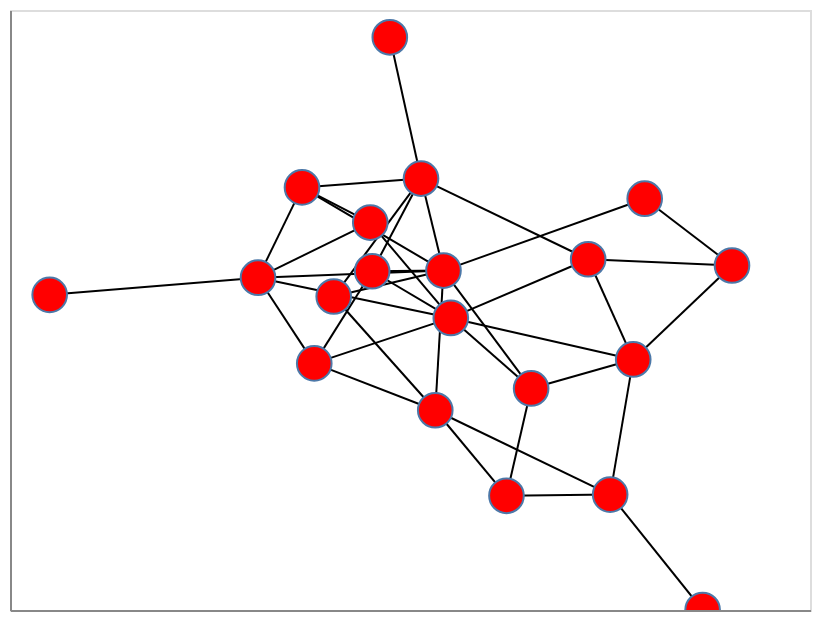

The cell this chart's notebook holds for it:
### Code cell
import networkx as nx
import nx_altair as nxa

# Generate a random graph
G = nx.fast_gnp_random_graph(n=20, p=0.25)

# Compute positions for viz.
pos = nx.spring_layout(G)

# Draw the graph using Altair
viz = nxa.draw_networkx(G, pos=pos)

# Show it as an interactive plot!
viz.interactive()

### Figure 1 — Vega-Lite specification as saved in the notebook (floating-point values rounded to 4 significant figures)
{"config": {"view": {"continuousWidth": 400, "continuousHeight": 300}}, "layer": [{"data": {"name": "data-5875e41e975f0da4236884f454850b87"}, "mark": {"type": "line", "color": "black", "opacity": 1, "strokeWidth": 1}, "encoding": {"detail": {"type": "quantitative", "field": "edge"}, "x": {"type": "quantitative", "axis": {"grid": false, "labels": false, "ticks": false, "title": ""}, "field": "x"}, "y": {"type": "quantitative", "axis": {"grid": false, "labels": false, "ticks": false, "title": ""}, "field": "y"}}, "selection": {"selector001": {"type": "interval", "bind": "scales", "encodings": ["x", "y"]}}}, {"data": {"name": "data-4b3022452450344104e7da775b39fa07"}, "mark": {"type": "point", "fill": "red", "opacity": 1, "size": 300, "strokeWidth": 1.0}, "encoding": {"x": {"type": "quantitative", "axis": {"grid": false, "labels": false, "ticks": false}, "field": "x"}, "y": {"type": "quantitative", "axis": {"grid": false, "labels": false, "ticks": false}, "field": "y"}}}], "$schema": "https://vega.github.io/schema/vega-lite/v4.8.1.json", "datasets": {"data-5875e41e975f0da4236884f454850b87": [{"source": 0, "edge": 0, "pair": [0, 2], "target": 2, "y": 0.1692, "x": 0.3009}, {"source": 0, "edge": 0, "pair": [0, 2], "target": 2, "y": -0.02642, "x": -0.008209}, {"source": 0, "edge": 1, "pair": [0, 3], "target": 3, "y": 0.1692, "x": 0.3009}, {"source": 0, "edge": 1, "pair": [0, 3], "target": 3, "y": 0.4381, "x": -0.07523}, {"source": 0, "edge": 2, "pair": [0, 11], "target": 11, "y": 0.1692, "x": 0.3009}, {"source": 0, "edge": 2, "pair": [0, 11], "target": 11, "y": 0.1484, "x": 0.6245}, {"source": 0, "edge": 3, "pair": [0, 13], "target": 13, "y": 0.1692, "x": 0.3009}, {"source": 0, "edge": 3, "pair": [0, 13], "target": 13, "y": -0.1648, "x": 0.4022}, {"source": 1, "edge": 4, "pair": [1, 6], "target": 6, "y": 0.371, "x": 0.428}, {"source": 1, "edge": 4, "pair": [1, 6], "target": 6, "y": 0.1314, "x": -0.02468}, {"source": 1, "edge": 5, "pair": [1, 11], "target": 11, "y": 0.371, "x": 0.428}, {"source": 1, "edge": 5, "pair": [1, 11], "target": 11, "y": 0.1484, "x": 0.6245}, {"source": 2, "edge": 6, "pair": [2, 4], "target": 4, "y": -0.02642, "x": -0.008209}, {"source": 2, "edge": 6, "pair": [2, 4], "target": 4, "y": 0.1077, "x": -0.4419}, {"source": 2, "edge": 7, "pair": [2, 5], "target": 5, "y": -0.02642, "x": -0.008209}, {"source": 2, "edge": 7, "pair": [2, 5], "target": 5, "y": 0.2915, "x": -0.1894}, {"source": 2, "edge": 8, "pair": [2, 8], "target": 8, "y": -0.02642, "x": -0.008209}, {"source": 2, "edge": 8, "pair": [2, 8], "target": 8, "y": 0.1292, "x": -0.1851}, {"source": 2, "edge": 9, "pair": [2, 9], "target": 9, "y": -0.02642, "x": -0.008209}, {"source": 2, "edge": 9, "pair": [2, 9], "target": 9, "y": -0.1779, "x": -0.3154}, {"source": 2, "edge": 10, "pair": [2, 13], "target": 13, "y": -0.02642, "x": -0.008209}, {"source": 2, "edge": 10, "pair": [2, 13], "target": 13, "y": -0.1648, "x": 0.4022}, {"source": 2, "edge": 11, "pair": [2, 19], "target": 19, "y": -0.02642, "x": -0.008209}, {"source": 2, "edge": 11, "pair": [2, 19], "target": 19, "y": -0.2615, "x": 0.1726}, {"source": 3, "edge": 12, "pair": [3, 6], "target": 6, "y": 0.4381, "x": -0.07523}, {"source": 3, "edge": 12, "pair": [3, 6], "target": 6, "y": 0.1314, "x": -0.02468}, {"source": 3, "edge": 13, "pair": [3, 7], "target": 7, "y": 0.4381, "x": -0.07523}, {"source": 3, "edge": 13, "pair": [3, 7], "target": 7, "y": 0.0449, "x": -0.2716}, {"source": 3, "edge": 14, "pair": [3, 8], "target": 8, "y": 0.4381, "x": -0.07523}, {"source": 3, "edge": 14, "pair": [3, 8], "target": 8, "y": 0.1292, "x": -0.1851}, {"source": 3, "edge": 15, "pair": [3, 17], "target": 17, "y": 0.4381, "x": -0.07523}, {"source": 3, "edge": 15, "pair": [3, 17], "target": 17, "y": 0.4086, "x": -0.343}, {"source": 3, "edge": 16, "pair": [3, 18], "target": 18, "y": 0.4381, "x": -0.07523}, {"source": 3, "edge": 16, "pair": [3, 18], "target": 18, "y": 0.909, "x": -0.1455}, {"source": 4, "edge": 17, "pair": [4, 5], "target": 5, "y": 0.1077, "x": -0.4419}, {"source": 4, "edge": 17, "pair": [4, 5], "target": 5, "y": 0.2915, "x": -0.1894}, {"source": 4, "edge": 18, "pair": [4, 6], "target": 6, "y": 0.1077, "x": -0.4419}, {"source": 4, "edge": 18, "pair": [4, 6], "target": 6, "y": 0.1314, "x": -0.02468}, {"source": 4, "edge": 19, "pair": [4, 9], "target": 9, "y": 0.1077, "x": -0.4419}, {"source": 4, "edge": 19, "pair": [4, 9], "target": 9, "y": -0.1779, "x": -0.3154}, {"source": 4, "edge": 20, "pair": [4, 15], "target": 15, "y": 0.1077, "x": -0.4419}, {"source": 4, "edge": 20, "pair": [4, 15], "target": 15, "y": 0.05048, "x": -0.9107}, {"source": 4, "edge": 21, "pair": [4, 17], "target": 17, "y": 0.1077, "x": -0.4419}, {"source": 4, "edge": 21, "pair": [4, 17], "target": 17, "y": 0.4086, "x": -0.343}, {"source": 5, "edge": 22, "pair": [5, 17], "target": 17, "y": 0.2915, "x": -0.1894}, {"source": 5, "edge": 22, "pair": [5, 17], "target": 17, "y": 0.4086, "x": -0.343}, {"source": 6, "edge": 23, "pair": [6, 7], "target": 7, "y": 0.1314, "x": -0.02468}, {"source": 6, "edge": 23, "pair": [6, 7], "target": 7, "y": 0.0449, "x": -0.2716}, {"source": 6, "edge": 24, "pair": [6, 8], "target": 8, "y": 0.1314, "x": -0.02468}, {"source": 6, "edge": 24, "pair": [6, 8], "target": 8, "y": 0.1292, "x": -0.1851}, {"source": 6, "edge": 25, "pair": [6, 14], "target": 14, "y": 0.1314, "x": -0.02468}, {"source": 6, "edge": 25, "pair": [6, 14], "target": 14, "y": -0.3341, "x": -0.04317}, {"source": 6, "edge": 26, "pair": [6, 17], "target": 17, "y": 0.1314, "x": -0.02468}, {"source": 6, "edge": 26, "pair": [6, 17], "target": 17, "y": 0.4086, "x": -0.343}, {"source": 6, "edge": 27, "pair": [6, 19], "target": 19, "y": 0.1314, "x": -0.02468}, {"source": 6, "edge": 27, "pair": [6, 19], "target": 19, "y": -0.2615, "x": 0.1726}, {"source": 7, "edge": 28, "pair": [7, 14], "target": 14, "y": 0.0449, "x": -0.2716}, {"source": 7, "edge": 28, "pair": [7, 14], "target": 14, "y": -0.3341, "x": -0.04317}, {"source": 8, "edge": 29, "pair": [8, 9], "target": 9, "y": 0.1292, "x": -0.1851}, {"source": 8, "edge": 29, "pair": [8, 9], "target": 9, "y": -0.1779, "x": -0.3154}, {"source": 9, "edge": 30, "pair": [9, 14], "target": 14, "y": -0.1779, "x": -0.3154}, {"source": 9, "edge": 30, "pair": [9, 14], "target": 14, "y": -0.3341, "x": -0.04317}, {"source": 10, "edge": 31, "pair": [10, 16], "target": 16, "y": -1.0, "x": 0.5584}, {"source": 10, "edge": 31, "pair": [10, 16], "target": 16, "y": -0.6154, "x": 0.3504}, {"source": 11, "edge": 32, "pair": [11, 13], "target": 13, "y": 0.1484, "x": 0.6245}, {"source": 11, "edge": 32, "pair": [11, 13], "target": 13, "y": -0.1648, "x": 0.4022}, {"source": 12, "edge": 33, "pair": [12, 14], "target": 14, "y": -0.6194, "x": 0.117}, {"source": 12, "edge": 33, "pair": [12, 14], "target": 14, "y": -0.3341, "x": -0.04317}, {"source": 12, "edge": 34, "pair": [12, 16], "target": 16, "y": -0.6194, "x": 0.117}, {"source": 12, "edge": 34, "pair": [12, 16], "target": 16, "y": -0.6154, "x": 0.3504}, {"source": 12, "edge": 35, "pair": [12, 19], "target": 19, "y": -0.6194, "x": 0.117}, {"source": 12, "edge": 35, "pair": [12, 19], "target": 19, "y": -0.2615, "x": 0.1726}, {"source": 13, "edge": 36, "pair": [13, 16], "target": 16, "y": -0.1648, "x": 0.4022}, {"source": 13, "edge": 36, "pair": [13, 16], "target": 16, "y": -0.6154, "x": 0.3504}, {"source": 13, "edge": 37, "pair": [13, 19], "target": 19, "y": -0.1648, "x": 0.4022}, {"source": 13, "edge": 37, "pair": [13, 19], "target": 19, "y": -0.2615, "x": 0.1726}, {"source": 14, "edge": 38, "pair": [14, 16], "target": 16, "y": -0.3341, "x": -0.04317}, {"source": 14, "edge": 38, "pair": [14, 16], "target": 16, "y": -0.6154, "x": 0.3504}], "data-4b3022452450344104e7da775b39fa07": [{"x": 0.3009, "y": 0.1692}, {"x": 0.428, "y": 0.371}, {"x": -0.008209, "y": -0.02642}, {"x": -0.07523, "y": 0.4381}, {"x": -0.4419, "y": 0.1077}, {"x": -0.1894, "y": 0.2915}, {"x": -0.02468, "y": 0.1314}, {"x": -0.2716, "y": 0.0449}, {"x": -0.1851, "y": 0.1292}, {"x": -0.3154, "y": -0.1779}, {"x": 0.5584, "y": -1.0}, {"x": 0.6245, "y": 0.1484}, {"x": 0.117, "y": -0.6194}, {"x": 0.4022, "y": -0.1648}, {"x": -0.04317, "y": -0.3341}, {"x": -0.9107, "y": 0.05048}, {"x": 0.3504, "y": -0.6154}, {"x": -0.343, "y": 0.4086}, {"x": -0.1455, "y": 0.909}, {"x": 0.1726, "y": -0.2615}]}}
